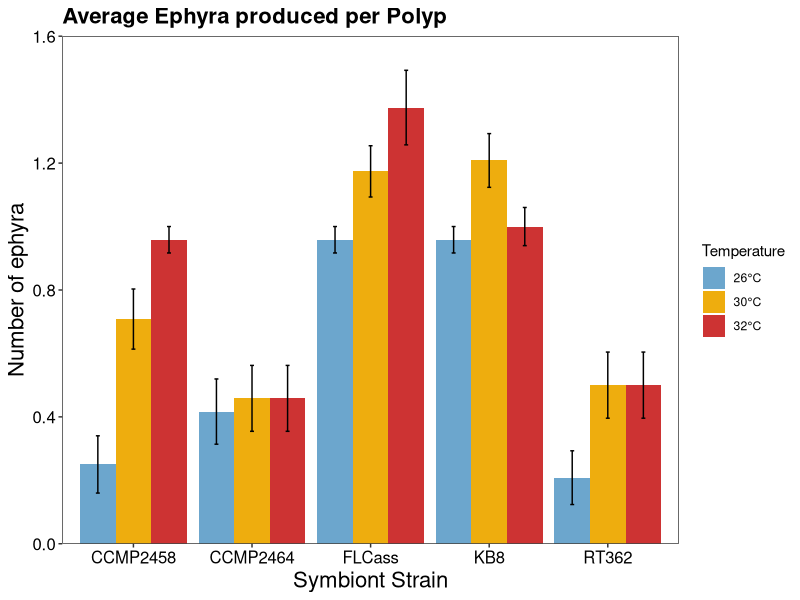

Here is the R script that generated this plot: (Note: this script raises an error after producing the figure.)
#Cassiopea Polyp Data
#Created by Jennica Moffat 02162020

#Clear the environment
rm(list=ls())

#load libraries
library(tidyverse)
library(car)

#Load data
mydata<-read.csv("Data/Thesis_PolypData_Summary.csv")
mydata<-mydata%>%
  mutate_if(is.character,as.factor)
mydata$Temp<-as.factor(mydata$Temp)

#Aposymbiotic removed (for developmental timing and ephyra)
NoApoData <- mydata %>%
  filter(Genotype != "Aposymbiotic") %>%
  droplevels
#Apo and dead removed 
NoApoNoDeadData <- subset(NoApoData, Survive.to.End == "Yes")

#Adding columns for each developmental stage to see percentage that actually reached that stage in 28 days
Developed.data<-NoApoData%>%
  mutate(Inoc = ifelse(is.na(Days.to.Inoculation), "No", "Yes"),
         Strob=ifelse(is.na(Days.to.Strobilation), "No", "Yes"),
         Ephyra=ifelse(is.na(Days.to.Ephyra), "No", "Yes"))

#GRAPHS#
#Total ephyra production####
#Bargraph of total average ephyra production including dead ones####
#New data frame without Apo (since no ephyra)
NoApoData <- mydata %>%
  filter(Genotype != "Aposymbiotic") %>%
  droplevels

TotalEphyra <- NoApoData %>%
  group_by(Genotype, Temp) %>%
  summarize(mean=mean(Total.Ephyra.Produced, na.rm=TRUE), SE=sd(Total.Ephyra.Produced, na.rm=TRUE)/sqrt(length(na.omit(Total.Ephyra.Produced))))

TotalEphyraPlot<-ggplot(TotalEphyra, aes(x=Genotype, y=mean, fill=factor(Temp), group=factor(Temp)))+  #basic plot
  theme_bw()+ #Removes grey background
  scale_y_continuous(expand=c(0,0), limits=c(0, 1.6))+
  theme(plot.title = element_text(face = "bold", size=16), axis.text.x=element_text(color="black", size=12), axis.text.y=element_text(color="black", size=12), axis.title.x = element_text(color="black", size=16), axis.title.y = element_text(color="black", size=16),panel.grid.major=element_blank(), panel.grid.minor=element_blank()) +
  geom_bar(stat="identity", position="dodge", size=0.6) + #determines the bar width
  geom_errorbar(aes(ymax=mean+SE, ymin=mean-SE), stat="identity", position=position_dodge(width=0.9), width=0.1)+  #adds error bars
  labs(x="Symbiont Strain", y="Number of ephyra", fill="Temperature")+  #labels the x and y axes
  ggtitle("Average Ephyra produced per Polyp")+
  scale_fill_manual(values = c("skyblue3", "darkgoldenrod2", "brown3"), labels=c("26°C", "30°C", "32°C"))
TotalEphyraPlot

TotalEphyraPlot+ggsave("Graphs/Polyps/EphyraProduced_deadincluded.png", width=8, height=5)

#Total Ephyra final plot
pal<-c("#79CFDB", "#859A51", "#DFADE1") #blue, green, pink (not colorblind friendly)
pal<-c("#2c7fb8", "#7fcdbb", "#edf8b1") #blue greens
pal<-c("#88CCEE", "#DDCC77", "#CC6677") #blue, yellow, orange
pal<-c("#ac8eab", "#f2cec7", "#c67b6f") #purples

Ephyra.final<-ggplot(TotalEphyra, aes(x=Genotype, y=mean, fill=factor(Temp), group=factor(Temp)))+  #basic plot
  theme_bw()+ #Removes grey background
  labs(x="Symbiont Genotype", y="Ephyra Produced", fill="Temperature")+#labels the x and y axes
  theme(axis.text.x=element_text(color="black", size=11), axis.text.y=element_text(color="black", size=12), axis.title.x = element_text(color="black", size=16), axis.title.y = element_text(color="black", size=16),panel.grid.major=element_blank(), panel.grid.minor=element_blank()) +
  geom_bar(stat="identity", position="dodge", size=0.6) + #determines the bar width
  geom_errorbar(aes(ymax=mean+SE, ymin=mean-SE), stat="identity", position=position_dodge(width=0.9), width=0.1)+  #adds error bars
  scale_fill_manual(values=pal, labels = c("26°C", "30°C", "32°C"))+
  scale_y_continuous(expand=c(0,0), limits=c(0,1.6))
Ephyra.final
Ephyra.final+ggsave("Graphs/FinalGraphs/polyp_totalephyra.png", width=8, height=5)

#Just temp, not geno
TotalEphyraTemp <- NoApoData %>%
  group_by(Temp) %>%
  summarize(mean=mean(Total.Ephyra.Produced, na.rm=TRUE), SE=sd(Total.Ephyra.Produced, na.rm=TRUE)/sqrt(length(na.omit(Total.Ephyra.Produced))))
TotalEphyraTemp

TotalEphyraPlotTemp<-ggplot(TotalEphyraTemp, aes(x=Temp, y=mean))+  #basic plot
  theme_bw()+ #Removes grey background
  theme(axis.text.x=element_text(color="black", size=14), axis.text.y=element_text(face="bold", color="black", size=12), axis.title.x = element_text(face="bold", color="black", size=16), axis.title.y = element_text(face="bold", color="black", size=16),panel.grid.major=element_blank(), panel.grid.minor=element_blank()) +
  geom_bar(stat="identity", position="dodge", size=0.6, fill="mediumorchid4") + #determines the bar width
  geom_errorbar(aes(ymax=mean+SE, ymin=mean-SE), stat="identity", position=position_dodge(width=0.9), width=0.1)+  #adds error bars
  labs(x="Temperature", y="Average Ephyra per polyp")+  #labels the x and y axes
  ggtitle("Average Ephyra produced per Polyp (dead included)")
  
TotalEphyraPlotTemp+ggsave("Graphs/Polyps/EphyraByTemp.png", width=10, height=5)

#Just geno, not temp
TotalEphyraGeno <- NoApoData %>%
  group_by(Genotype) %>%
  summarize(mean=mean(Total.Ephyra.Produced, na.rm=TRUE), SE=sd(Total.Ephyra.Produced, na.rm=TRUE)/sqrt(length(na.omit(Total.Ephyra.Produced))))
TotalEphyraGeno

TotalEphyraPlotGeno<-ggplot(TotalEphyraGeno, aes(x=Genotype, y=mean))+  #basic plot
  theme_bw()+ #Removes grey background
  theme(axis.text.x=element_text(color="black", size=14), axis.text.y=element_text(face="bold", color="black", size=12), axis.title.x = element_text(face="bold", color="black", size=16), axis.title.y = element_text(face="bold", color="black", size=16),panel.grid.major=element_blank(), panel.grid.minor=element_blank()) +
  geom_bar(stat="identity", position="dodge", size=0.6, fill="darkseagreen3") + #determines the bar width
  geom_errorbar(aes(ymax=mean+SE, ymin=mean-SE), stat="identity", position=position_dodge(width=0.9), width=0.1)+  #adds error bars
  labs(x="Genotype", y="Average Ephyra per polyp")+  #labels the x and y axes
  ggtitle("Average Ephyra produced per Polyp (dead included)")
TotalEphyraPlotGeno
TotalEphyraPlotGeno+ggsave("Graphs/Polyps/EphyraByGeno.png", width=10, height=5)

#Boxplot of total ephyra production####
NoApoDataEphyra<-NoApoData%>%
  filter(Total.Ephyra.Produced!="NA")

boxplot<-NoApoDataEphyra%>%
  ggplot(aes(x=Genotype, y=Total.Ephyra.Produced, fill=Temp))+
  geom_boxplot()+
  theme_bw()+
  scale_x_discrete(name = "Genotype") +
  scale_y_continuous(name = "Total Ephyra Produced")+
  ggtitle("Total ephyra production per polyp")+
  theme(plot.title = element_text(face="bold"), 
        axis.text.x=element_text(size=10), 
        axis.text.y=element_text(size=10), 
        axis.title.y = element_text(face="bold", size=12), 
        axis.title.x = element_text(face="bold", size=12))+
  labs(fill="Temperature")+
  scale_fill_manual(values = c("#79CFDB", "#859A51", "#DFADE1"), labels=c("26°C", "30°C","32°C"))
boxplot
#Since they all either produced 0, 1, or 2, there's too many dots to use jitter
#I think bargraph is best to represent this one. 

violinplot<-NoApoDataEphyra%>%
  ggplot(aes(x=Genotype, y=Total.Ephyra.Produced, fill=Temp))+
  geom_violin()+
  theme_bw()+
  scale_x_discrete(name = "Genotype") +
  scale_y_continuous(name = "Total Ephyra Produced")+
  ggtitle("Total ephyra production per polyp")+
  theme(plot.title = element_text(hjust=0.5, face="bold"), 
        axis.text.x=element_text(size=10), 
        axis.text.y=element_text(size=10), 
        axis.title.y = element_text(face="bold", size=12), 
        axis.title.x = element_text(face="bold", size=12))+
  labs(fill="Temperature")+
  scale_fill_manual(values = c("#79CFDB", "#859A51", "#DFADE1"), labels=c("26°C", "30°C","32°C"))
violinplot


#New dataframe without dead
NoApoNoDeadData <- subset(NoApoData, Survive.to.End == "Yes")
View(NoApoNoDeadData)

#Average Total Ephyra Produced#
TotalEphyraNoDead <- NoApoNoDeadData %>%
  group_by(Genotype, Temp) %>%
  summarize(mean=mean(Total.Ephyra.Produced, na.rm=TRUE), SE=sd(Total.Ephyra.Produced, na.rm=TRUE)/sqrt(length(na.omit(Total.Ephyra.Produced))))
TotalEphyraNoDead

TotalEphyraNoDeadPlot<-ggplot(TotalEphyraNoDead, aes(x=Genotype, y=mean, fill=factor(Temp), group=factor(Temp)))+  #basic plot
  theme_bw()+ #Removes grey background
  theme(axis.text.x=element_text(color="black", size=14), axis.text.y=element_text(face="bold", color="black", size=12), axis.title.x = element_text(face="bold", color="black", size=16), axis.title.y = element_text(face="bold", color="black", size=16),panel.grid.major=element_blank(), panel.grid.minor=element_blank()) +
  geom_bar(stat="identity", position="dodge", size=0.6) + #determines the bar width
  geom_errorbar(aes(ymax=mean+SE, ymin=mean-SE), stat="identity", position=position_dodge(width=0.9), width=0.1)+  #adds error bars
  labs(x="Genotype", y="Average Ephyra per polyp", fill="Temperature")+  #labels the x and y axes
  ggtitle("Average Ephyra produced per Polyp (dead removed)")+
  scale_fill_manual(values = c("skyblue3", "darkgoldenrod2", "brown3"), labels=c("26°C", "30°C", "32°C"))
TotalEphyraNoDeadPlot

TotalEphyraNoDeadPlot+ggsave("Graphs/Polyps/EphyraProduced_deadremoved.pdf", width=11, height=6.19, dpi=300, unit="in")

#Average Total Ephyra Produced as percent that inoculated 
InoculatedData <- subset(NoApoNoDeadData, Days.to.Inoculation != "NA")

EphyraifInoc <- InoculatedData %>%
  group_by(Genotype, Temp) %>%
  summarize(mean=mean(Total.Ephyra.Produced, na.rm=TRUE), SE=sd(Total.Ephyra.Produced, na.rm=TRUE)/sqrt(length(na.omit(Total.Ephyra.Produced))))
EphyraifInoc

EphyraifInocPlot<-ggplot(EphyraifInoc, aes(x=Genotype, y=mean, fill=factor(Temp), group=factor(Temp)))+  #basic plot
  theme_bw()+ #Removes grey background
  theme(axis.text.x=element_text(color="black", size=14), axis.text.y=element_text(face="bold", color="black", size=12), axis.title.x = element_text(face="bold", color="black", size=16), axis.title.y = element_text(face="bold", color="black", size=16),panel.grid.major=element_blank(), panel.grid.minor=element_blank()) +
  geom_bar(stat="identity", position="dodge", size=0.6) + #determines the bar width
  geom_errorbar(aes(ymax=mean+SE, ymin=mean-SE), stat="identity", position=position_dodge(width=0.9), width=0.1)+  #adds error bars
  labs(x="Genotype", y="Average Ephyra per polyp", fill="Temperature")+  #labels the x and y axes
  ggtitle("Average Ephyra produced per Polyp (if inoculated)")+
  scale_fill_manual(values = c("skyblue3", "darkgoldenrod2", "brown3"), labels=c("26°C", "30°C", "32°C"))
EphyraifInocPlot

EphyraifInocPlot+ggsave("Graphs/Polyps/EphyraifInoc.pdf", width=11, height=6.19, dpi=300, unit="in")


#Time to strobilation####

#First, let's see how many even got to strobilation
total.strob<-Developed.data%>%
  group_by(Genotype, Temp, Strob)%>%
  tally()

pal<-c("#DFADE1", "#859A51") #green, pink (potentially not colorblind friendly)
pal<-c("#DFADE1", "#2c7fb8")
pal<-c("#2c7fb8","#7fcdbb") #blue green
strob.prop<-ggplot(total.strob, aes(x=Temp, y=n, fill=Strob))+  #basic plot
  theme_minimal()+
  theme(axis.text.x=element_text(color="black", size=11), axis.text.y=element_text(color="black", size=11), axis.title.x = element_text(color="black", size=13),strip.text.x = element_text(size = 11, colour = "black"))+
  geom_bar(position=position_stack(), stat="identity")+
  scale_fill_manual(values=pal)+
  labs(x="Temperature (°C)", y="", fill="Strobilated")+#labels the x and y axes
  scale_y_continuous(expand=c(0,0), limits=c(0,25))+
  facet_grid(~Genotype)
strob.prop
strob.prop+ggsave("Graphs/FinalGraphs/Strob.Proportion.png", width=10, height=5)

pal<-c("#79CFDB", "#859A51", "#DFADE1") #blue, green, pink (potentially not colorblind friendly)
strob.prop2<-ggplot(total.strob, aes(x=Genotype, y=n, fill=Temp, group=Temp, alpha=Strob))+  #basic plot
  theme_bw()+
  geom_bar(position="dodge", stat="identity")+
  scale_fill_manual(values=pal, labels = c("26°C", "30°C", "32°C"))
strob.prop2
#Ugh, this is so close to what I want, but I can't do dodge and stacked position in a single graph.


#Bargraph of days to reach strobilation
DaystoStrob <- NoApoData %>%
  group_by(Genotype, Temp) %>%
  summarize(mean=mean(Days.to.Strobilation, na.rm=TRUE), SE=sd(Days.to.Strobilation, na.rm=TRUE)/sqrt(length(na.omit(Days.to.Strobilation))))

pal<-c("#ac8eab", "#f2cec7", "#c67b6f") #purples
DaystoStrobBar<-ggplot(DaystoStrob, aes(x=Genotype, y=mean, fill=factor(Temp), group=factor(Temp)))+  #basic plot
  theme_bw()+ #Removes grey background
  scale_y_continuous(expand=c(0,0), limits=c(0, 25))+
  theme(axis.text.x=element_text(color="black", size=11), 
        axis.text.y=element_text(color="black", size=12), 
        axis.title.x = element_text(color="black", size=16), 
        axis.title.y = element_text(color="black", size=16),
        panel.grid.major=element_blank(), panel.grid.minor=element_blank()) +
  geom_bar(stat="identity", position="dodge", size=0.6) + #determines the bar width
  geom_errorbar(aes(ymax=mean+SE, ymin=mean-SE), stat="identity", position=position_dodge(width=0.9), width=0.1)+  #adds error bars
  labs(x="Symbiont Genotype", y="Days to Strobilation", fill="Temperature")+  #labels the x and y axes
  scale_fill_manual(values=pal, labels = c("26°C", "30°C", "32°C"))
DaystoStrobBar
DaystoStrobBar+ggsave("Graphs/FinalGraphs/DaystoStrob.png", width=8, height=5)

#Boxplot
strob.boxplot<-NoApoData%>%
  ggplot(aes(x=Genotype, y=Days.to.Strobilation, fill=Temp))+
  geom_boxplot()+
  theme_bw()+
  geom_jitter(color="black", size=0.5, alpha=0.7)+
  scale_x_discrete(name = "Symbiont Genotype") +
  scale_y_continuous(name = "Days to Strobilation")+
  theme(axis.text.x=element_text(color="black", size=11), 
        axis.text.y=element_text(color="black", size=12), 
        axis.title.x = element_text(color="black", size=16), 
        axis.title.y = element_text(color="black", size=16),
        panel.grid.major=element_blank(), panel.grid.minor=element_blank())+
  labs(fill="Temperature")+
  scale_fill_manual(values = c("#ac8eab", "#f2cec7", "#c67b6f"), labels=c("26°C", "30°C","32°C"))
strob.boxplot
strob.boxplot+ggsave("Graphs/FinalGraphs/DaystoStrob.boxplot.final.png", width=8, height=5)

#Just temp, not geno
DaystoStrobNoDeadTemp <- NoApoNoDeadData %>%
  group_by(Temp) %>%
  summarize(mean=mean(Days.to.Strobilation, na.rm=TRUE), SE=sd(Days.to.Strobilation, na.rm=TRUE)/sqrt(length(na.omit(Days.to.Strobilation))))
DaystoStrobNoDeadTemp

DaysStrobTemp<-ggplot(DaystoStrobNoDeadTemp, aes(x=Temp, y=mean))+  #basic plot
  theme_bw()+ #Removes grey background
  theme(axis.text.x=element_text(color="black", size=14), axis.text.y=element_text(face="bold", color="black", size=12), axis.title.x = element_text(face="bold", color="black", size=16), axis.title.y = element_text(face="bold", color="black", size=16),panel.grid.major=element_blank(), panel.grid.minor=element_blank()) +
  geom_bar(stat="identity", position="dodge", size=0.6, fill="mediumorchid4") + #determines the bar width
  geom_errorbar(aes(ymax=mean+SE, ymin=mean-SE), stat="identity", position=position_dodge(width=0.9), width=0.1)+  #adds error bars
  labs(x="Temperature", y="Days to strobilation")+  #labels the x and y axes
  ggtitle("Average Days to Strobilation (no dead)")
DaysStrobTemp+ggsave("Graphs/Polyps/DaystoStrobTemp.png", width=10, height=5)

#Just geno, not temp
DaystoStrobNoDeadGeno <- NoApoNoDeadData %>%
  group_by(Genotype) %>%
  summarize(mean=mean(Days.to.Strobilation, na.rm=TRUE), SE=sd(Days.to.Strobilation, na.rm=TRUE)/sqrt(length(na.omit(Days.to.Strobilation))))
DaystoStrobNoDeadGeno

DaysStrobGeno<-ggplot(DaystoStrobNoDeadGeno, aes(x=Genotype, y=mean))+  #basic plot
  theme_bw()+ #Removes grey background
  theme(axis.text.x=element_text(color="black", size=14), axis.text.y=element_text(face="bold", color="black", size=12), axis.title.x = element_text(face="bold", color="black", size=16), axis.title.y = element_text(face="bold", color="black", size=16),panel.grid.major=element_blank(), panel.grid.minor=element_blank()) +
  geom_bar(stat="identity", position="dodge", size=0.6, fill="darkseagreen3") + #determines the bar width
  geom_errorbar(aes(ymax=mean+SE, ymin=mean-SE), stat="identity", position=position_dodge(width=0.9), width=0.1)+  #adds error bars
  labs(x="Genotype", y="Days to Strobilation")+  #labels the x and y axes
  ggtitle("Average Days to Strobilation (no dead)")
DaysStrobGeno+ggsave("Graphs/Polyps/DaystoStrobGeno.png", width=10, height=5)


#Time to inoculation (same issue as strobilation)####
#First, let's see how many even inoculated
total.inoc<-Developed.data%>%
  group_by(Genotype, Temp, Inoc)%>%
  tally()
ggplot(total.inoc, aes(fill=Inoc, y=n, x=Temp))+
  geom_bar(position="stack", stat="identity")+
  facet_wrap(~Genotype)
#Inoculation proportion plot
pal<-c("#2c7fb8","#7fcdbb") #blue green
inoc.prop<-ggplot(total.inoc, aes(x=Temp, y=n, fill=Inoc))+  #basic plot
  theme_minimal()+
  theme(axis.text.x=element_text(color="black", size=11), axis.text.y=element_text(color="black", size=11), axis.title.x = element_text(color="black", size=13),strip.text.x = element_text(size = 11, colour = "black"))+
  geom_bar(position=position_stack(), stat="identity")+
  scale_fill_manual(values=pal)+
  labs(x="Temperature (°C)", y="", fill="Inoculated")+#labels the x and y axes
  scale_y_continuous(expand=c(0,0), limits=c(0,25))+
  facet_grid(~Genotype)
inoc.prop
inoc.prop+ggsave("Graphs/FinalGraphs/Inoc.prop.png", width=10, height=5)

DaystoInoc <- NoApoData %>%
  group_by(Genotype, Temp) %>%
  summarize(mean=mean(Days.to.Inoculation, na.rm=TRUE), SE=sd(Days.to.Inoculation, na.rm=TRUE)/sqrt(length(na.omit(Days.to.Inoculation))))

pal<-c("#ac8eab", "#f2cec7", "#c67b6f") #purples
DaystoInocBar<-ggplot(DaystoInoc, aes(x=Genotype, y=mean, fill=factor(Temp), group=factor(Temp)))+  #basic plot
  theme_bw()+ #Removes grey background
  scale_y_continuous(expand=c(0,0), limits=c(0, 25))+
  theme(axis.text.x=element_text(color="black", size=11), 
        axis.text.y=element_text(color="black", size=12), 
        axis.title.x = element_text(color="black", size=16), 
        axis.title.y = element_text(color="black", size=16),
        panel.grid.major=element_blank(), panel.grid.minor=element_blank()) +
  geom_bar(stat="identity", position="dodge", size=0.6) + #determines the bar width
  geom_errorbar(aes(ymax=mean+SE, ymin=mean-SE), stat="identity", position=position_dodge(width=0.9), width=0.1)+  #adds error bars
  labs(x="Symbiont Genotype", y="Days to Inoculation", fill="Temperature")+  #labels the x and y axes
  scale_fill_manual(values=pal, labels = c("26°C", "30°C", "32°C"))
DaystoInocBar
DaystoInocBar+ggsave("Graphs/FinalGraphs/DaystoInoc.final.png", width=8, height=5)

#Just temp, not geno
DaystoInocNoDeadTemp <- NoApoNoDeadData %>%
  group_by(Temp) %>%
  summarize(mean=mean(Days.to.Inoculation, na.rm=TRUE), SE=sd(Days.to.Inoculation, na.rm=TRUE)/sqrt(length(na.omit(Days.to.Inoculation))))
DaystoInocNoDeadTemp

DaysInocTemp<-ggplot(DaystoInocNoDeadTemp, aes(x=Temp, y=mean))+  #basic plot
  theme_bw()+ #Removes grey background
  theme(axis.text.x=element_text(color="black", size=14), axis.text.y=element_text(face="bold", color="black", size=12), axis.title.x = element_text(face="bold", color="black", size=16), axis.title.y = element_text(face="bold", color="black", size=16),panel.grid.major=element_blank(), panel.grid.minor=element_blank()) +
  geom_bar(stat="identity", position="dodge", size=0.6, fill="mediumorchid4") + #determines the bar width
  geom_errorbar(aes(ymax=mean+SE, ymin=mean-SE), stat="identity", position=position_dodge(width=0.9), width=0.1)+  #adds error bars
  labs(x="Temperature", y="Days to inoculation")+  #labels the x and y axes
  ggtitle("Average Days to Inoculation (no dead)")
DaysInocTemp+ggsave("Graphs/Polyps/DaystoInocTemp.png", width=10, height=5)

#Just geno, not temp
DaystoInocNoDeadGeno <- NoApoNoDeadData %>%
  group_by(Genotype) %>%
  summarize(mean=mean(Days.to.Inoculation, na.rm=TRUE), SE=sd(Days.to.Inoculation, na.rm=TRUE)/sqrt(length(na.omit(Days.to.Inoculation))))
DaystoInocNoDeadGeno

DaysInocGeno<-ggplot(DaystoInocNoDeadGeno, aes(x=Genotype, y=mean))+  #basic plot
  theme_bw()+ #Removes grey background
  theme(axis.text.x=element_text(color="black", size=14), axis.text.y=element_text(face="bold", color="black", size=12), axis.title.x = element_text(face="bold", color="black", size=16), axis.title.y = element_text(face="bold", color="black", size=16),panel.grid.major=element_blank(), panel.grid.minor=element_blank()) +
  geom_bar(stat="identity", position="dodge", size=0.6, fill="darkseagreen3") + #determines the bar width
  geom_errorbar(aes(ymax=mean+SE, ymin=mean-SE), stat="identity", position=position_dodge(width=0.9), width=0.1)+  #adds error bars
  labs(x="Temperature", y="Days to inoculation")+  #labels the x and y axes
  ggtitle("Average Days to Inoculation (no dead)")
DaysInocGeno+ggsave("Graphs/Polyps/DaystoInocGeno.png", width=10, height=5)


#Time to inoculation boxplot####
inoc.boxplot<-NoApoData%>%
  ggplot(aes(x=Genotype, y=Days.to.Inoculation, fill=Temp))+
  geom_boxplot()+
  theme_bw()+
  geom_jitter(color="black", size=0.5, alpha=0.7)+
  scale_x_discrete(name = "Symbiont Genotype") +
  scale_y_continuous(name = "Days to Inoculation")+
  theme(axis.text.x=element_text(color="black", size=11), 
        axis.text.y=element_text(color="black", size=12), 
        axis.title.x = element_text(color="black", size=16), 
        axis.title.y = element_text(color="black", size=16),
        panel.grid.major=element_blank(), panel.grid.minor=element_blank())+
  labs(fill="Temperature")+
  scale_fill_manual(values = c("#ac8eab", "#f2cec7", "#c67b6f"), labels=c("26°C", "30°C","32°C"))
inoc.boxplot
inoc.boxplot+ggsave("Graphs/FinalGraphs/inoc.boxplot.final.png", width=8, height=5)

#time to ephyra####
#First, let's see how many even got to strobilation
time.ephyra.total<-Developed.data%>%
  group_by(Genotype, Temp, Ephyra)%>%
  tally()
ggplot(time.ephyra.total, aes(fill=Ephyra, y=n, x=Temp))+
  geom_bar(position="stack", stat="identity")+
  facet_wrap(~Genotype)
#Ephyra proportion plot
pal<-c("#2c7fb8","#7fcdbb") #blue green
ephyra.prop<-ggplot(time.ephyra.total, aes(x=Temp, y=n, fill=Ephyra))+  #basic plot
  theme_minimal()+
  theme(axis.text.x=element_text(color="black", size=11), axis.text.y=element_text(color="black", size=11), axis.title.x = element_text(color="black", size=13),strip.text.x = element_text(size = 11, colour = "black"))+
  geom_bar(position=position_stack(), stat="identity")+
  scale_fill_manual(values=pal)+
  labs(x="Temperature (°C)", y="", fill="Produced an Ephyra")+#labels the x and y axes
  scale_y_continuous(expand=c(0,0), limits=c(0,25))+
  facet_grid(~Genotype)
ephyra.prop
ephyra.prop+ggsave("Graphs/FinalGraphs/Ephyra.prop.png", width=10, height=5)


#Bargraph of those that did produce an ephyra
DaystoEphyra <- NoApoData %>%
  group_by(Genotype, Temp) %>%
  summarize(mean=mean(Days.to.Ephyra, na.rm=TRUE), SE=sd(Days.to.Ephyra, na.rm=TRUE)/sqrt(length(na.omit(Days.to.Ephyra))))

pal<-c("#ac8eab", "#f2cec7", "#c67b6f") #purples
DaystoEphyraBar<-ggplot(DaystoEphyra, aes(x=Genotype, y=mean, fill=factor(Temp), group=factor(Temp)))+  #basic plot
  theme_bw()+ #Removes grey background
  scale_y_continuous(expand=c(0,0), limits=c(0, 27))+
  theme(axis.text.x=element_text(color="black", size=11), 
        axis.text.y=element_text(color="black", size=12), 
        axis.title.x = element_text(color="black", size=16), 
        axis.title.y = element_text(color="black", size=16),
        panel.grid.major=element_blank(), panel.grid.minor=element_blank()) +
  geom_bar(stat="identity", position="dodge", size=0.6) + #determines the bar width
  geom_errorbar(aes(ymax=mean+SE, ymin=mean-SE), stat="identity", position=position_dodge(width=0.9), width=0.1)+  #adds error bars
  labs(x="Symbiont Genotype", y="Days to Produce an Ephyra", fill="Temperature")+  #labels the x and y axes
  scale_fill_manual(values=pal, labels = c("26°C", "30°C", "32°C"))
DaystoEphyraBar
DaystoEphyraBar+ggsave("Graphs/FinalGraphs/DaystoEphyraBar.final.png", width=8, height=5)

#boxplot
time.ephyra.boxplot<-NoApoData%>%
  ggplot(aes(x=Genotype, y=Days.to.Ephyra, fill=Temp))+
  geom_boxplot()+
  theme_bw()+
  geom_jitter(color="black", size=0.5, alpha=0.7)+
  scale_x_discrete(name = "Symbiont Genotype") +
  scale_y_continuous(name = "Days to Produce an Ephyra")+
  theme(axis.text.x=element_text(color="black", size=11), 
        axis.text.y=element_text(color="black", size=12), 
        axis.title.x = element_text(color="black", size=16), 
        axis.title.y = element_text(color="black", size=16),
        panel.grid.major=element_blank(), panel.grid.minor=element_blank())+
  labs(fill="Temperature")+
  scale_fill_manual(values = c("#ac8eab", "#f2cec7", "#c67b6f"), labels=c("26°C", "30°C","32°C"))
time.ephyra.boxplot
time.ephyra.boxplot+ggsave("Graphs/FinalGraphs/DaystoEphyraBox.final.png", width=8, height=5)

#Just temp, not geno
DaystoEphyraNoDeadTemp <- NoApoNoDeadData %>%
  group_by(Temp) %>%
  summarize(mean=mean(Days.to.Ephyra, na.rm=TRUE), SE=sd(Days.to.Ephyra, na.rm=TRUE)/sqrt(length(na.omit(Days.to.Ephyra))))
DaystoEphyraNoDeadTemp

DaysEphyraTemp<-ggplot(DaystoEphyraNoDeadTemp, aes(x=Temp, y=mean))+  #basic plot
  theme_bw()+ #Removes grey background
  theme(axis.text.x=element_text(color="black", size=14), axis.text.y=element_text(face="bold", color="black", size=12), axis.title.x = element_text(face="bold", color="black", size=16), axis.title.y = element_text(face="bold", color="black", size=16),panel.grid.major=element_blank(), panel.grid.minor=element_blank()) +
  geom_bar(stat="identity", position="dodge", size=0.6, fill="mediumorchid4") + #determines the bar width
  geom_errorbar(aes(ymax=mean+SE, ymin=mean-SE), stat="identity", position=position_dodge(width=0.9), width=0.1)+  #adds error bars
  labs(x="Temperature", y="Days to ephyra")+  #labels the x and y axes
  ggtitle("Average Days to Ephyra (no dead)")
DaysEphyraTemp+ggsave("Graphs/Polyps/DaystoEphyraTemp.png", width=10, height=5)

#Just geno, not temp
DaystoEphyraNoDeadGeno <- NoApoNoDeadData %>%
  group_by(Genotype) %>%
  summarize(mean=mean(Days.to.Ephyra, na.rm=TRUE), SE=sd(Days.to.Ephyra, na.rm=TRUE)/sqrt(length(na.omit(Days.to.Ephyra))))
DaystoEphyraNoDeadGeno

DaysEphyraGeno<-ggplot(DaystoEphyraNoDeadGeno, aes(x=Genotype, y=mean))+  #basic plot
  theme_bw()+ #Removes grey background
  theme(axis.text.x=element_text(color="black", size=14), axis.text.y=element_text(face="bold", color="black", size=12), axis.title.x = element_text(face="bold", color="black", size=16), axis.title.y = element_text(face="bold", color="black", size=16),panel.grid.major=element_blank(), panel.grid.minor=element_blank()) +
  geom_bar(stat="identity", position="dodge", size=0.6, fill="darkseagreen3") + #determines the bar width
  geom_errorbar(aes(ymax=mean+SE, ymin=mean-SE), stat="identity", position=position_dodge(width=0.9), width=0.1)+  #adds error bars
  labs(x="Temperature", y="Days to ephyra")+  #labels the x and y axes
  ggtitle("Average Days to Ephyra (no dead)")
DaysEphyraGeno+ggsave("Graphs/Polyps/DaystoEphyraGeno.png", width=10, height=5)

#Survival####
#I have one weird NA from a spilled one. Just gonna make it a no. 
mydata$Survive.to.End<-mydata$Survive.to.End %>% replace_na("No")

survival<-mydata%>%
  group_by(Genotype, Temp, Survive.to.End)%>%
  tally()

ggplot(survival, aes(fill=Survive.to.End, y=n, x=Temp))+
  geom_bar(position="stack", stat="identity")+
  facet_wrap(~Genotype)

#Survival proportion plot
pal<-c("#2c7fb8","#7fcdbb") #blue green
survival.prop<-ggplot(survival, aes(x=Temp, y=n, fill=Survive.to.End))+  #basic plot
  theme_minimal()+
  theme(axis.text.x=element_text(color="black", size=11), axis.text.y=element_text(color="black", size=11), axis.title.x = element_text(color="black", size=13),strip.text.x = element_text(size = 11, colour = "black"))+
  geom_bar(position=position_stack(), stat="identity")+
  scale_fill_manual(values=pal)+
  labs(x="Temperature (°C)", y="", fill="Survived")+#labels the x and y axes
  scale_y_continuous(expand=c(0,0), limits=c(0,25))+
  facet_grid(~Genotype)
survival.prop
ggsave("Graphs/FinalGraphs/Survival.final.png", width=10, height=5)


#Survival by temp
survival.temp<-mydata%>%
  group_by(Temp, Survive.to.End)%>%
  tally()
pal<-c("#2c7fb8","#7fcdbb") #blue green
survival.temp.plot<-ggplot(survival.temp, aes(x=Temp, y=n, fill=Survive.to.End))+  #basic plot
  theme_minimal()+
  theme(axis.text.x=element_text(color="black", size=11), axis.text.y=element_text(color="black", size=11), axis.title.x = element_text(color="black", size=13),strip.text.x = element_text(size = 11, colour = "black"))+
  geom_bar(position=position_stack(), stat="identity", size=0.5)+
  scale_fill_manual(values=pal)+
  labs(x="Temperature (°C)", y="", fill="Survived")+#labels the x and y axes
  scale_y_continuous(expand=c(0,0), limits=c(0,145))
survival.temp.plot+ggsave("Graphs/FinalGraphs/Survival.temp.final.png", width=8, height=5)

#Bud production####
#Removing dead polyps
NoDeadData <- subset(mydata, Survive.to.End == "Yes")
NoDeadData

BudData<-NoDeadData%>%
  group_by(Genotype, Temp)%>%
  summarize(mean=mean(Total.Buds, na.rm=TRUE), SE=sd(Total.Buds, na.rm=TRUE)/sqrt(length(na.omit(Total.Buds))))
BudData

BudPlot<-ggplot(BudData, aes(x=Genotype, y=mean, fill=factor(Temp), group=factor(Temp)))+  #basic plot
  theme_bw()+ #Removes grey background
  scale_y_continuous(expand=c(0,0), limits=c(0, 5.1))+
  theme(plot.title = element_text(face = "bold", size=16), axis.text.x=element_text(color="black", size=12), axis.text.y=element_text(color="black", size=12), axis.title.x = element_text(color="black", size=16), axis.title.y = element_text(color="black", size=16),panel.grid.major=element_blank(), panel.grid.minor=element_blank()) +
  geom_bar(stat="identity", position="dodge", size=0.6) + #determines the bar width
  geom_errorbar(aes(ymax=mean+SE, ymin=mean-SE), stat="identity", position=position_dodge(width=0.9), width=0.1)+  #adds error bars
  labs(x="Symbiont Strain", y="Number of buds", fill="Temperature")+  #labels the x and y axes
  ggtitle("Average buds produced per polyp")+
  scale_fill_manual(values = c("skyblue3", "darkgoldenrod2", "brown3"), labels=c("26°C", "30°C", "32°C"))
BudPlot

BudPlot+ggsave("Graphs/Polyps/BudPlot_deadremoved.png", width=8, height=5)

BudData<-mydata%>%
  group_by(Genotype, Temp)%>%
  summarize(mean=mean(Total.Buds, na.rm=TRUE), SE=sd(Total.Buds, na.rm=TRUE)/sqrt(length(na.omit(Total.Buds))))

pal<-c("#ac8eab", "#f2cec7", "#c67b6f") #purples
Buds.final<-ggplot(BudData, aes(x=Genotype, y=mean, fill=factor(Temp), group=factor(Temp)))+  #basic plot
  theme_bw()+ #Removes grey background
  labs(x="Symbiont Genotype", y="Number of Buds", fill="Temperature")+#labels the x and y axes
  theme(axis.text.x=element_text(color="black", size=11), axis.text.y=element_text(color="black", size=12), axis.title.x = element_text(color="black", size=16), axis.title.y = element_text(color="black", size=16),panel.grid.major=element_blank(), panel.grid.minor=element_blank()) +
  geom_bar(stat="identity", position="dodge", size=0.6) + #determines the bar width
  geom_errorbar(aes(ymax=mean+SE, ymin=mean-SE), stat="identity", position=position_dodge(width=0.9), width=0.1)+  #adds error bars
  scale_fill_manual(values=pal, labels = c("26°C", "30°C", "32°C"))+
  scale_y_continuous(expand=c(0,0), limits=c(0,5.1))
Buds.final
Buds.final+ggsave("Graphs/FinalGraphs/polyp_buds.png", width=8, height=5)


#Boxplot
bud.boxplot<-mydata%>%
  ggplot(aes(x=Genotype, y=Total.Buds, fill=Temp))+
  geom_boxplot()+
  theme_bw()+
  geom_jitter(color="black", size=0.5, alpha=0.7)+
  scale_x_discrete(name = "Genotype") +
  scale_y_continuous(name = "Number of Buds")+
  ggtitle("Total Bud Production per Polyp")+
  theme(plot.title = element_text(face="bold"), 
        axis.text.x=element_text(size=10), 
        axis.text.y=element_text(size=10), 
        axis.title.y = element_text(face="bold", size=12), 
        axis.title.x = element_text(face="bold", size=12))+
  labs(fill="Temperature")+
  scale_fill_manual(values = c("#79CFDB", "#859A51", "#DFADE1"), labels=c("26°C", "30°C","32°C"))
bud.boxplot+ggsave("Graphs/Polyps/Bud.boxplot.png", width=10, height=5)

bud.boxplot.nojitter<-mydata%>%
  ggplot(aes(x=Genotype, y=Total.Buds, fill=Temp))+
  geom_boxplot()+
  theme_bw()+
  scale_x_discrete(name = "Genotype") +
  scale_y_continuous(name = "Number of Buds")+
  ggtitle("Total Bud Production per Polyp")+
  theme(plot.title = element_text(face="bold"), 
        axis.text.x=element_text(size=10), 
        axis.text.y=element_text(size=10), 
        axis.title.y = element_text(face="bold", size=12), 
        axis.title.x = element_text(face="bold", size=12))+
  labs(fill="Temperature")+
  scale_fill_manual(values = c("#79CFDB", "#859A51", "#DFADE1"), labels=c("26°C", "30°C","32°C"))
bud.boxplot.nojitter+ggsave("Graphs/Polyps/Bud.boxplot.nojitter.png", width=10, height=5)

#violin
bud.violin<-mydata%>%
  ggplot(aes(x=Genotype, y=Total.Buds, fill=Temp))+
  geom_violin()+
  theme_bw()+
  scale_x_discrete(name = "Genotype") +
  scale_y_continuous(name = "Number of Buds")+
  ggtitle("Total Bud Production per Polyp")+
  theme(plot.title = element_text(face="bold"), 
        axis.text.x=element_text(size=10), 
        axis.text.y=element_text(size=10), 
        axis.title.y = element_text(face="bold", size=12), 
        axis.title.x = element_text(face="bold", size=12))+
  labs(fill="Temperature")+
  scale_fill_manual(values = c("#79CFDB", "#859A51", "#DFADE1"), labels=c("26°C", "30°C","32°C"))
bud.violin
#Nothing too crazy, but good to double check. 


#Just temp, not geno
BudDataTemp<-NoDeadData%>%
  group_by(Temp)%>%
  summarize(mean=mean(Total.Buds, na.rm=TRUE), SE=sd(Total.Buds, na.rm=TRUE)/sqrt(length(na.omit(Total.Buds))))
BudDataTemp

BudTemp<-ggplot(BudDataTemp, aes(x=Temp, y=mean))+  #basic plot
  theme_bw()+ #Removes grey background
  theme(axis.text.x=element_text(color="black", size=14), axis.text.y=element_text(face="bold", color="black", size=12), axis.title.x = element_text(face="bold", color="black", size=16), axis.title.y = element_text(face="bold", color="black", size=16),panel.grid.major=element_blank(), panel.grid.minor=element_blank()) +
  geom_bar(stat="identity", position="dodge", size=0.6, fill="mediumorchid4") + #determines the bar width
  geom_errorbar(aes(ymax=mean+SE, ymin=mean-SE), stat="identity", position=position_dodge(width=0.9), width=0.1)+  #adds error bars
  labs(x="Temperature", y="Number of buds")+  #labels the x and y axes
  ggtitle("Average Bud Production (no dead)")
BudTemp+ggsave("Graphs/Polyps/BudsTemp.png", width=10, height=5)

#Just geno, not temp
BudDataGeno<-NoDeadData%>%
  group_by(Genotype)%>%
  summarize(mean=mean(Total.Buds, na.rm=TRUE), SE=sd(Total.Buds, na.rm=TRUE)/sqrt(length(na.omit(Total.Buds))))
BudDataGeno

BudsGeno<-ggplot(BudDataGeno, aes(x=Genotype, y=mean))+  #basic plot
  theme_bw()+ #Removes grey background
  theme(axis.text.x=element_text(color="black", size=14), axis.text.y=element_text(face="bold", color="black", size=12), axis.title.x = element_text(face="bold", color="black", size=16), axis.title.y = element_text(face="bold", color="black", size=16),panel.grid.major=element_blank(), panel.grid.minor=element_blank()) +
  geom_bar(stat="identity", position="dodge", size=0.6, fill="darkseagreen3") + #determines the bar width
  geom_errorbar(aes(ymax=mean+SE, ymin=mean-SE), stat="identity", position=position_dodge(width=0.9), width=0.1)+  #adds error bars
  labs(x="Temperature", y="Number of Buds")+  #labels the x and y axes
  ggtitle("Average Bud Production (no dead)")
BudsGeno+ggsave("Graphs/Polyps/BudsGeno.png", width=10, height=5)
